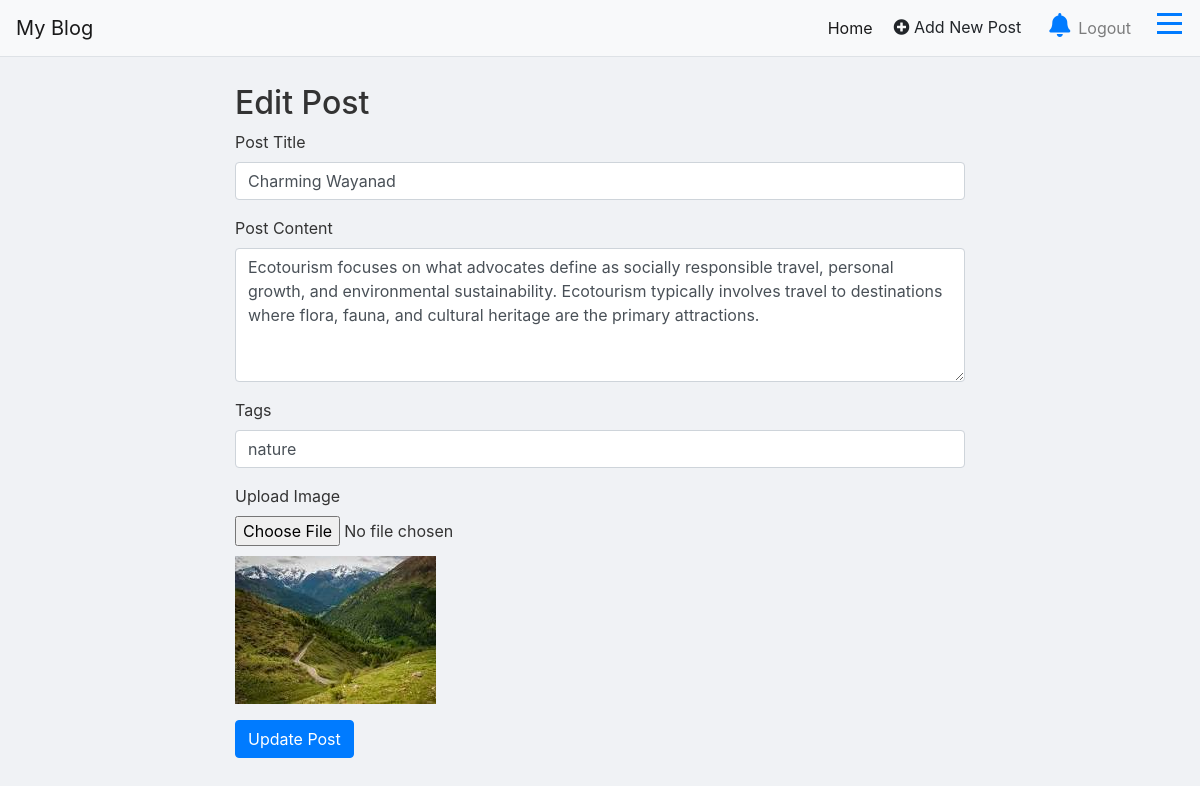
The app's page /edit_post/5/ (signed in), older data.
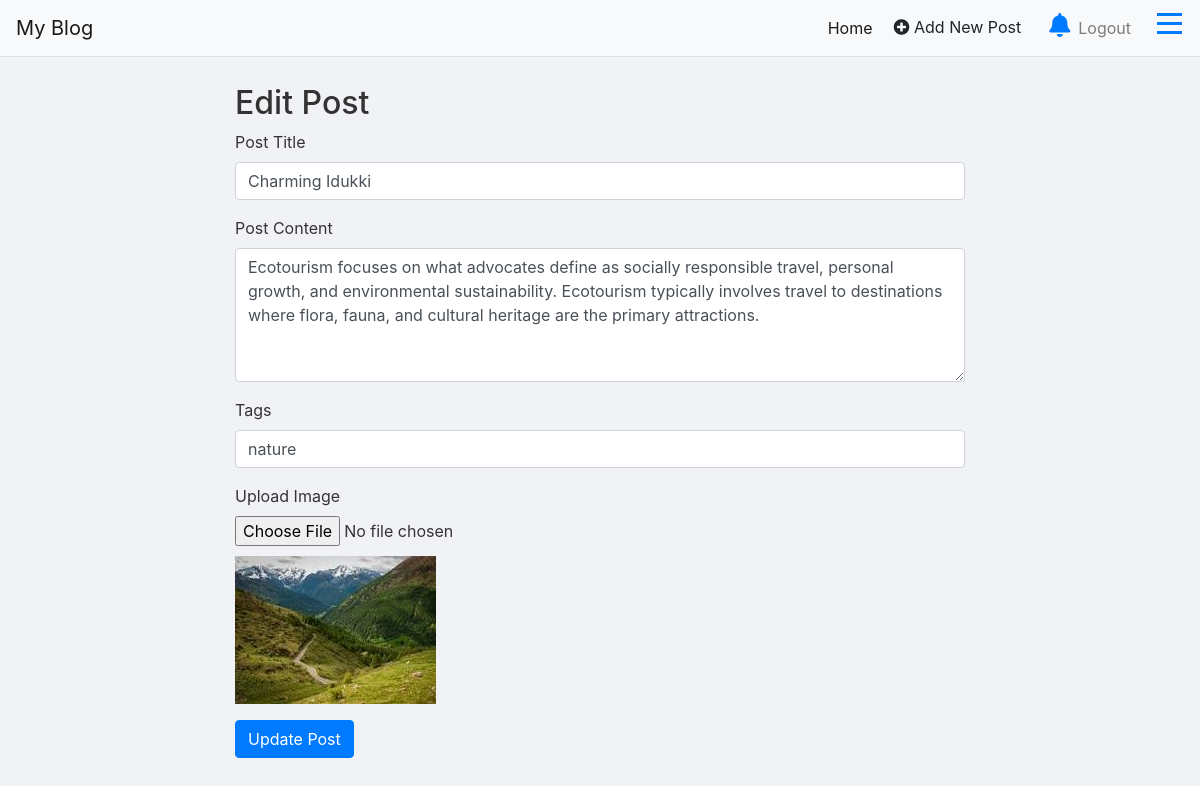
The same page, newer data.
### blog/models.py (models this page shows)
class Post(models.Model):
    title = models.CharField(max_length=100)
    content = models.TextField()
    author = models.ForeignKey(User, on_delete=models.CASCADE)
    tag=models.CharField(max_length=50,blank=True, null=True)
    image = models.ImageField(upload_to='post_images/', blank=True, null=True)  # New image field
    created_at = models.DateTimeField(auto_now_add=True)
    updated_at = models.DateTimeField(auto_now=True)
    is_available = models.BooleanField(default=True)

### blog/views.py (the view, shortened to what this page needs)
# urls.py: path('edit_post/<int:post_id>/', views.edit_post, name='edit_post'),
@login_required
def edit_post(request, post_id):
    post = get_object_or_404(Post, id=post_id)
    return render(request, 'editpost.html', {'post': post})

### templates/editpost.html (shortened to what this page needs)
{% extends "layout/base.html" %}
{% load static %}
{% block content %}
<div class="container mt-4">
    <div class="row justify-content-center">
        <div class="col-md-8">
            <h2>Edit Post</h2>
            <form method="POST" enctype="multipart/form-data" action="{% url 'edit_post' post.id %}" id="editPostForm">
                <div class="form-group">
                    <label for="title">Post Title</label>
                    <input type="text" class="form-control" id="title" name="title" placeholder="Enter post title" value="{{ post.title }}" required>
                </div>
                <div class="form-group">
                    <label for="content">Post Content</label>
                    <textarea class="form-control" id="content" name="content" rows="5" placeholder="Enter post content" required>{{ post.content }}</textarea>
                </div>
                <div class="form-group">
                    <label for="tags">Tags</label>
                    <input type="text" class="form-control" id="tags" name="tags" placeholder="Enter tags, separated by commas" value="{{ post.tag }}">
                </div>
                <div class="form-group">
                    <label for="image">Upload Image</label>
                    <input type="file" class="form-control-file" id="image" name="image">
                    {% if post.image %}
                    <img src="{{ post.image.url }}" alt="Current Image" style="max-width: 100%; margin-top: 10px;">
                    {% endif %}
                </div>
                <button type="submit" class="btn btn-primary">Update Post</button>
            </form>
        </div>
    </div>
</div>
{% endblock %}

Row changes from the older to the newer data that the page shows:
changed Post "nature": title "Charming Wayanad" → "Charming Idukki"
